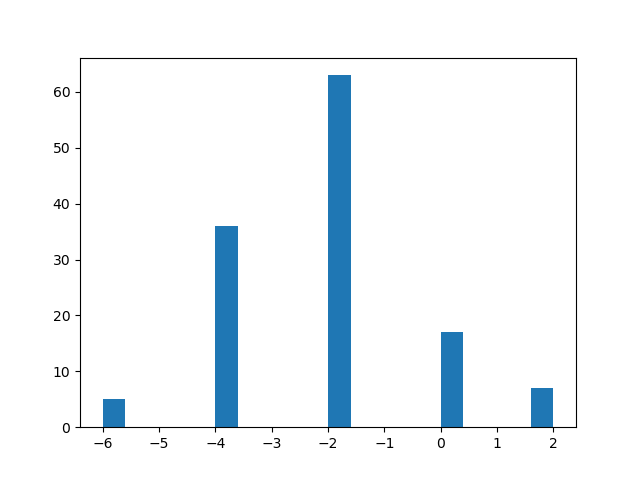

The Python source for this figure:
import numpy as np
import matplotlib.pyplot as plt
from liblinear.liblinearutil import *


def load_data():
    return np.loadtxt("train.dat", dtype=np.float64)


def solve(train_X, train_y, validation_X, validation_y, lambdas):
    prob = problem(train_y, train_X)
    acc = np.array([])

    for i in range(lambdas.size):
        C = 1 / (2 * lambdas[i])
        param = parameter("-s 0 -c {} -e 0.000001".format(C))
        m = train(prob, param)
        p_label, p_acc, p_val = predict(validation_y, validation_X, m)
        acc = np.append(acc, p_acc[0])
    print(acc)

    # find the model has the min E_aug
    tmp = 1e6
    ans = 1e6
    for i in range(lambdas.size):
        if (100 - acc[i]) / 100 <= tmp:
            tmp = (100 - acc[i]) / 100
            ans = np.log10(lambdas[i])
            print(tmp, ans)
    return tmp, ans


def main():
    data = load_data()
    log_lambdas = np.array([-6, -4, -2, 0, 2])
    lambdas = np.array([1e-6, 1e-4, 1e-2, 1e0, 1e2])
    # print(lambdas)
    rst = np.array([])

    for i in range(128):
        np.random.shuffle(data)
        train_X = data[:120, :-1]
        train_y = data[:120, -1]
        validation_X = data[120:200, :-1]
        validation_y = data[120:200, -1]
        err, ans = solve(train_X, train_y, validation_X, validation_y, lambdas)
        rst = np.append(rst, ans)

    print(rst)
    plt.hist(rst, bins=20)
    plt.savefig("hw4_p11.png")
    return


if __name__ == "__main__":
    main()
